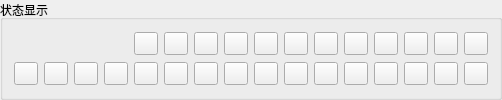
         <widget class="QGroupBox" name="groupBox">
          <property name="title">
           <string>状态显示</string>
          </property>
          <layout class="QGridLayout" name="gridLayout">
           <item row="1" column="6">
            <widget class="CustomToolButton" name="tBtnPort6">
             <property name="toolTip">
              <string>Port 6</string>
             </property>
             <property name="text">
              <string/>
             </property>
             <property name="icon">
              <iconset resource="Resource.qrc">
               <normaloff>:/icons/Offline.png</normaloff>:/icons/Offline.png</iconset>
             </property>
            </widget>
           </item>
           <item row="1" column="14">
            <widget class="CustomToolButton" name="tBtnPort14">
             <property name="toolTip">
              <string>Port 14</string>
             </property>
             <property name="text">
              <string/>
             </property>
             <property name="icon">
              <iconset resource="Resource.qrc">
               <normaloff>:/icons/Offline.png</normaloff>:/icons/Offline.png</iconset>
             </property>
            </widget>
           </item>
           <item row="0" column="15">
            <widget class="CustomToolButton" name="tBtnPort27">
             <property name="toolTip">
              <string>Port 27</string>
             </property>
             <property name="text">
              <string/>
             </property>
             <property name="icon">
              <iconset resource="Resource.qrc">
               <normaloff>:/icons/Offline.png</normaloff>:/icons/Offline.png</iconset>
             </property>
            </widget>
           </item>
           <item row="0" column="11">
            <widget class="CustomToolButton" name="tBtnPort23">
             <property name="toolTip">
              <string>Port 23</string>
             </property>
             <property name="text">
              <string/>
             </property>
             <property name="icon">
              <iconset resource="Resource.qrc">
               <normaloff>:/icons/Offline.png</normaloff>:/icons/Offline.png</iconset>
             </property>
            </widget>
           </item>
           <item row="1" column="1">
            <widget class="CustomToolButton" name="tBtnPort1">
             <property name="toolTip">
              <string>Port 1</string>
             </property>
             <property name="text">
              <string/>
             </property>
             <property name="icon">
              <iconset resource="Resource.qrc">
               <normaloff>:/icons/Offline.png</normaloff>:/icons/Offline.png</iconset>
             </property>
            </widget>
           </item>
           <item row="1" column="2">
            <widget class="CustomToolButton" name="tBtnPort2">
             <property name="toolTip">
              <string>Port 2</string>
             </property>
             <property name="text">
              <string/>
             </property>
             <property name="icon">
              <iconset resource="Resource.qrc">
               <normaloff>:/icons/Offline.png</normaloff>:/icons/Offline.png</iconset>
             </property>
            </widget>
           </item>
           <item row="1" column="10">
            <widget class="CustomToolButton" name="tBtnPort10">
             <property name="toolTip">
              <string>Port 10</string>
             </property>
             <property name="text">
              <string/>
             </property>
             <property name="icon">
              <iconset resource="Resource.qrc">
               <normaloff>:/icons/Offline.png</normaloff>:/icons/Offline.png</iconset>
             </property>
            </widget>
           </item>
           <item row="1" column="11">
            <widget class="CustomToolButton" name="tBtnPort11">
             <property name="toolTip">
              <string>Port 11</string>
             </property>
             <property name="text">
              <string/>
             </property>
             <property name="icon">
              <iconset resource="Resource.qrc">
               <normaloff>:/icons/Offline.png</normaloff>:/icons/Offline.png</iconset>
             </property>
            </widget>
           </item>
           <item row="1" column="3">
            <widget class="CustomToolButton" name="tBtnPort3">
             <property name="toolTip">
              <string>Port 3</string>
             </property>
             <property name="text">
              <string/>
             </property>
             <property name="icon">
              <iconset resource="Resource.qrc">
               <normaloff>:/icons/Offline.png</normaloff>:/icons/Offline.png</iconset>
             </property>
            </widget>
           </item>
           <item row="0" column="14">
            <widget class="CustomToolButton" name="tBtnPort26">
             <property name="toolTip">
              <string>Port 26</string>
             </property>
             <property name="text">
              <string/>
             </property>
             <property name="icon">
              <iconset resource="Resource.qrc">
               <normaloff>:/icons/Offline.png</normaloff>:/icons/Offline.png</iconset>
             </property>
            </widget>
           </item>
           <item row="1" column="7">
            <widget class="CustomToolButton" name="tBtnPort7">
             <property name="toolTip">
              <string>Port 7</string>
             </property>
             <property name="text">
              <string/>
             </property>
             <property name="icon">
              <iconset resource="Resource.qrc">
               <normaloff>:/icons/Offline.png</normaloff>:/icons/Offline.png</iconset>
             </property>
            </widget>
           </item>
           <item row="0" column="13">
            <widget class="CustomToolButton" name="tBtnPort25">
             <property name="toolTip">
              <string>Port 25</string>
             </property>
             <property name="text">
              <string/>
             </property>
             <property name="icon">
              <iconset resource="Resource.qrc">
               <normaloff>:/icons/Offline.png</normaloff>:/icons/Offline.png</iconset>
             </property>
            </widget>
           </item>
           <item row="1" column="12">
            <widget class="CustomToolButton" name="tBtnPort12">
             <property name="toolTip">
              <string>Port 12</string>
             </property>
             <property name="text">
              <string/>
             </property>
             <property name="icon">
              <iconset resource="Resource.qrc">
               <normaloff>:/icons/Offline.png</normaloff>:/icons/Offline.png</iconset>
             </property>
            </widget>
           </item>
           <item row="0" column="8">
            <widget class="CustomToolButton" name="tBtnPort20">
             <property name="toolTip">
              <string>Port 20</string>
             </property>
             <property name="text">
              <string/>
             </property>
             <property name="icon">
              <iconset resource="Resource.qrc">
               <normaloff>:/icons/Offline.png</normaloff>:/icons/Offline.png</iconset>
             </property>
            </widget>
           </item>
           <item row="0" column="12">
            <widget class="CustomToolButton" name="tBtnPort24">
             <property name="toolTip">
              <string>Port 24</string>
             </property>
             <property name="text">
              <string/>
             </property>
             <property name="icon">
              <iconset resource="Resource.qrc">
               <normaloff>:/icons/Offline.png</normaloff>:/icons/Offline.png</iconset>
             </property>
            </widget>
           </item>
           <item row="1" column="13">
            <widget class="CustomToolButton" name="tBtnPort13">
             <property name="toolTip">
              <string>Port 13</string>
             </property>
             <property name="text">
              <string/>
             </property>
             <property name="icon">
              <iconset resource="Resource.qrc">
               <normaloff>:/icons/Offline.png</normaloff>:/icons/Offline.png</iconset>
             </property>
            </widget>
           </item>
           <item row="1" column="9">
            <widget class="CustomToolButton" name="tBtnPort9">
             <property name="toolTip">
              <string>Port 9</string>
             </property>
             <property name="text">
              <string/>
             </property>
             <property name="icon">
              <iconset resource="Resource.qrc">
               <normaloff>:/icons/Offline.png</normaloff>:/icons/Offline.png</iconset>
             </property>
            </widget>
           </item>
           <item row="1" column="4">
            <widget class="CustomToolButton" name="tBtnPort4">
             <property name="toolTip">
              <string>Port 4</string>
             </property>
             <property name="text">
              <string/>
             </property>
             <property name="icon">
              <iconset resource="Resource.qrc">
               <normaloff>:/icons/Offline.png</normaloff>:/icons/Offline.png</iconset>
             </property>
            </widget>
           </item>
           <item row="1" column="15">
            <widget class="CustomToolButton" name="tBtnPort15">
             <property name="toolTip">
              <string>Port 15</string>
             </property>
             <property name="text">
              <string/>
             </property>
             <property name="icon">
              <iconset resource="Resource.qrc">
               <normaloff>:/icons/Offline.png</normaloff>:/icons/Offline.png</iconset>
             </property>
            </widget>
           </item>
           <item row="0" column="16">
            <widget class="CustomToolButton" name="tBtnPort28">
             <property name="toolTip">
              <string>Port 28</string>
             </property>
             <property name="text">
              <string/>
             </property>
             <property name="icon">
              <iconset resource="Resource.qrc">
               <normaloff>:/icons/Offline.png</normaloff>:/icons/Offline.png</iconset>
             </property>
            </widget>
           </item>
           <item row="1" column="8">
            <widget class="CustomToolButton" name="tBtnPort8">
             <property name="toolTip">
              <string>Port 8</string>
             </property>
             <property name="text">
              <string/>
             </property>
             <property name="icon">
              <iconset resource="Resource.qrc">
               <normaloff>:/icons/Offline.png</normaloff>:/icons/Offline.png</iconset>
             </property>
            </widget>
           </item>
           <item row="0" column="6">
            <widget class="CustomToolButton" name="tBtnPort18">
             <property name="toolTip">
              <string>Port 18</string>
             </property>
             <property name="text">
              <string/>
             </property>
             <property name="icon">
              <iconset resource="Resource.qrc">
               <normaloff>:/icons/Offline.png</normaloff>:/icons/Offline.png</iconset>
             </property>
            </widget>
           </item>
           <item row="0" column="9">
            <widget class="CustomToolButton" name="tBtnPort21">
             <property name="toolTip">
              <string>Port 21</string>
             </property>
             <property name="text">
              <string/>
             </property>
             <property name="icon">
              <iconset resource="Resource.qrc">
               <normaloff>:/icons/Offline.png</normaloff>:/icons/Offline.png</iconset>
             </property>
            </widget>
           </item>
           <item row="0" column="10">
            <widget class="CustomToolButton" name="tBtnPort22">
             <property name="toolTip">
              <string>Port 22</string>
             </property>
             <property name="text">
              <string/>
             </property>
             <property name="icon">
              <iconset resource="Resource.qrc">
               <normaloff>:/icons/Offline.png</normaloff>:/icons/Offline.png</iconset>
             </property>
            </widget>
           </item>
           <item row="1" column="5">
            <widget class="CustomToolButton" name="tBtnPort5">
             <property name="toolTip">
              <string>Port 5</string>
             </property>
             <property name="text">
              <string/>
             </property>
             <property name="icon">
              <iconset resource="Resource.qrc">
               <normaloff>:/icons/Offline.png</normaloff>:/icons/Offline.png</iconset>
             </property>
            </widget>
           </item>
           <item row="0" column="5">
            <widget class="CustomToolButton" name="tBtnPort17">
             <property name="toolTip">
              <string>Port 17</string>
             </property>
             <property name="text">
              <string/>
             </property>
             <property name="icon">
              <iconset resource="Resource.qrc">
               <normaloff>:/icons/Offline.png</normaloff>:/icons/Offline.png</iconset>
             </property>
            </widget>
           </item>
           <item row="1" column="16">
            <widget class="CustomToolButton" name="tBtnPort16">
             <property name="toolTip">
              <string>Port 16</string>
             </property>
             <property name="text">
              <string/>
             </property>
             <property name="icon">
              <iconset resource="Resource.qrc">
               <normaloff>:/icons/Offline.png</normaloff>:/icons/Offline.png</iconset>
             </property>
            </widget>
           </item>
           <item row="0" column="7">
            <widget class="CustomToolButton" name="tBtnPort19">
             <property name="toolTip">
              <string>Port 19</string>
             </property>
             <property name="text">
              <string/>
             </property>
             <property name="icon">
              <iconset resource="Resource.qrc">
               <normaloff>:/icons/Offline.png</normaloff>:/icons/Offline.png</iconset>
             </property>
            </widget>
           </item>
          </layout>
         </widget>
